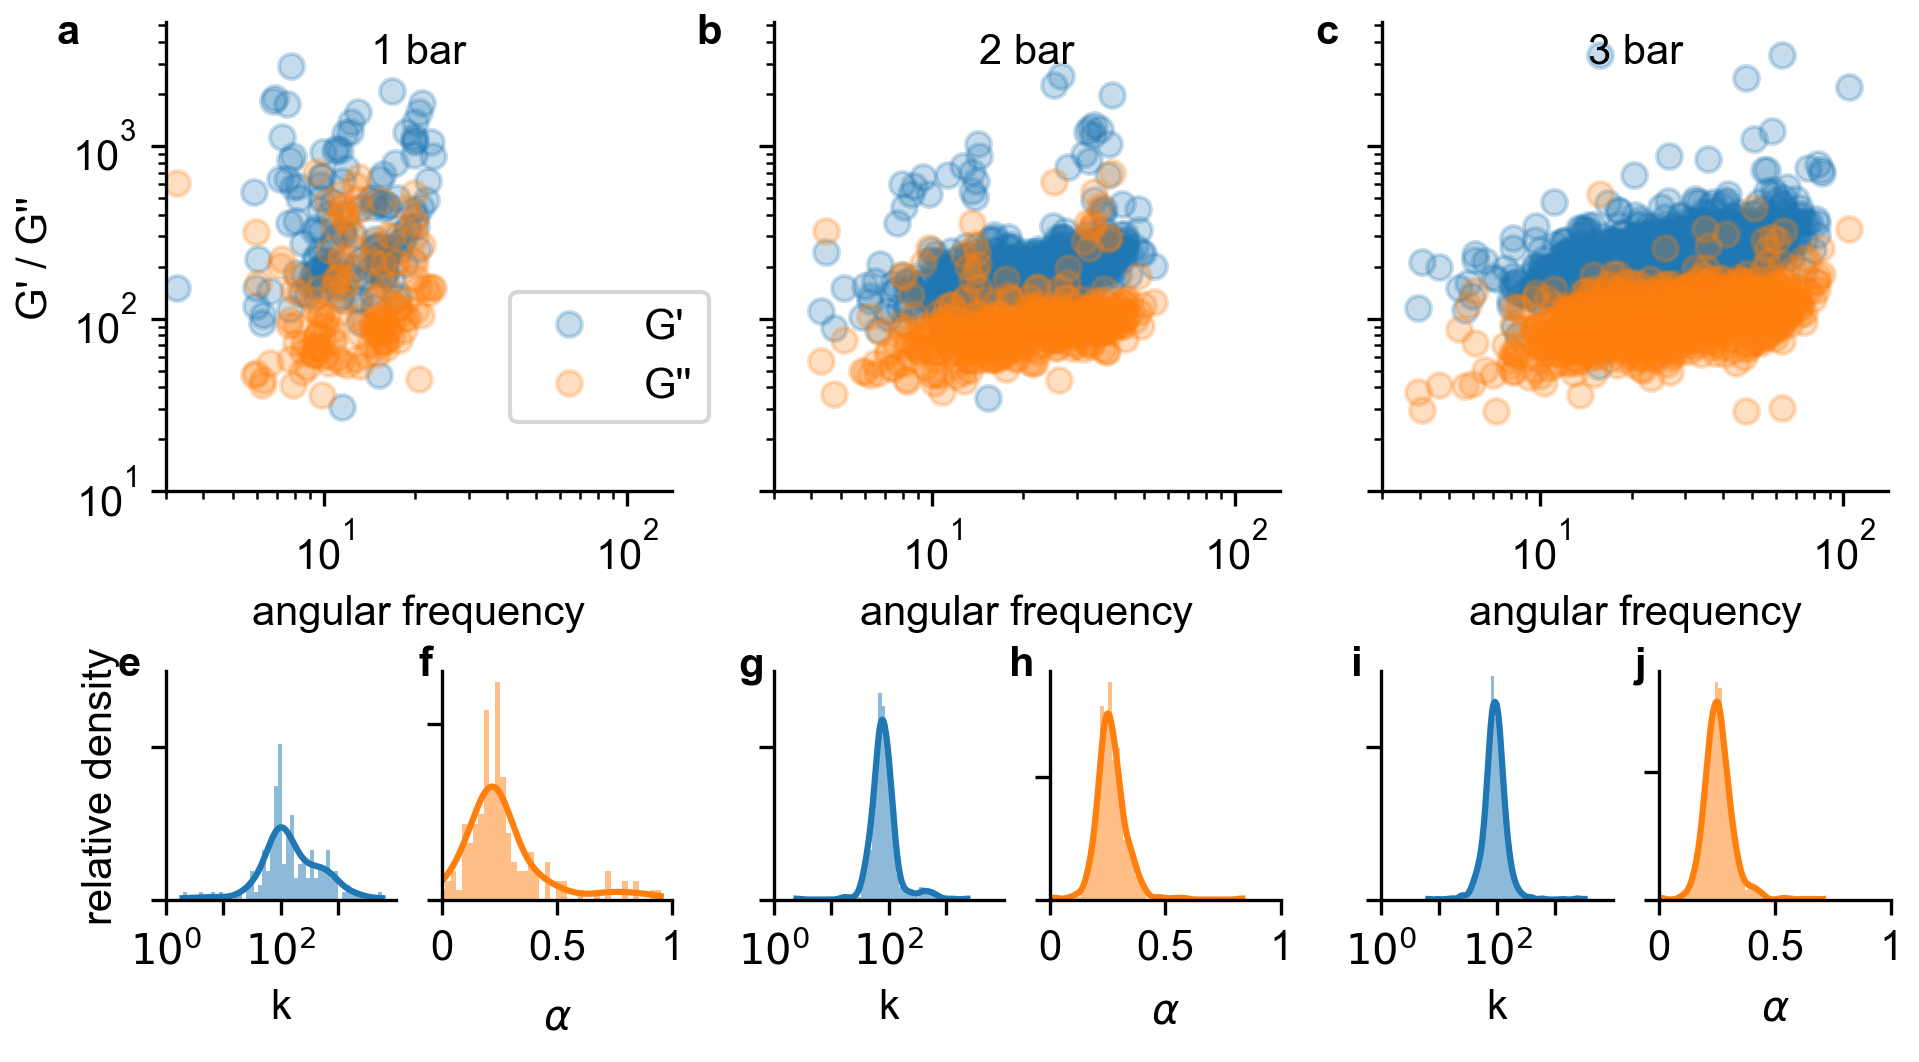

Python code for this plot:
# -*- coding: utf-8 -*-
import matplotlib.pyplot as plt
from deformationcytometer.evaluation.helper_functions import plotDensityScatter, load_all_data, plotBinnedData
from deformationcytometer.evaluation.helper_functions import plotDensityScatter, load_all_data, get_cell_properties
from deformationcytometer.evaluation.helper_functions import plot_velocity_fit, plot_density_hist, \
    plotDensityLevels, plotBinnedData
import numpy as np

import pylustrator
pylustrator.start()

numbers = []
data_list = []
config_list = []
for index, pressure in enumerate([1, 2, 3]):
    data, config = load_all_data([
#    r"\\131.188.117.96\biophysDS\emirzahossein\microfluidic cell rhemeter data\microscope4\2020_july\2020_07_29_aslginate2%_NIH_diff_x_position_2\inlet\[0-9]\*_result.txt",
#    r"\\131.188.117.96\biophysDS\emirzahossein\microfluidic cell rhemeter data\microscope4\2020_july\2020_07_29_aslginate2%_NIH_diff_x_position_3\inlet\[0-9]\*_result.txt",
     r"\\131.188.117.96\biophysDS\emirzahossein\microfluidic cell rhemeter data\microscope_1\september_2020\2020_09_16_alginate2%_NIH_tanktreading\*\*_result.txt",
    ], pressure=pressure)
    data_list.append(data)
    config_list.append(config)

ranges = [
    np.arange(10, 80, 20),
    np.arange(10, 180, 20),
    np.arange(10, 280, 20),
]
colors = [
    "#d68800",
    "#d40000",
    "#b00038",
]

for index, pressure in enumerate([1, 2, 3]):
    ax = plt.subplot(2, 3, index+1)
    data = data_list[index]
    config = config_list[index]

    plt.loglog(data.omega, data.Gp1, "o", alpha=0.25, label="G'")
    plt.loglog(data.omega, data.Gp2, "o", alpha=0.25, label="G''")
    plt.ylabel("G' / G''")
    plt.xlabel("angular frequency")

    ax = plt.subplot(2, 6, 6+2*index+1)
    plot_density_hist(np.log10(data.k_cell), color="C0")
    plt.xlabel("log10(k)")
    plt.ylabel("relative density")

    ax = plt.subplot(2, 6, 6+2*index+2)
    plt.xlim(0, 1)
    plot_density_hist(data.alpha_cell, color="C1")
    plt.xlabel("alpha")

    numbers.append(len(data.rp))
    print(config)

print("numbers", numbers)

#% start: automatic generated code from pylustrator
plt.figure(1).ax_dict = {ax.get_label(): ax for ax in plt.figure(1).axes}
import matplotlib as mpl
plt.figure(1).set_size_inches(16.250000/2.54, 9.000000/2.54, forward=True)
plt.figure(1).axes[0].set_xlim(3.0, 140.72848219623265)
plt.figure(1).axes[0].set_ylim(10.0, 5183.4642318175)
plt.figure(1).axes[0].legend()
plt.figure(1).axes[0].set_position([0.086243, 0.536754, 0.264021, 0.441165])
plt.figure(1).axes[0].spines['right'].set_visible(False)
plt.figure(1).axes[0].spines['top'].set_visible(False)
plt.figure(1).axes[0].get_legend()._set_loc((0.680252, 0.148377))
plt.figure(1).axes[0].text(0.5, 0.5, 'New Text', transform=plt.figure(1).axes[0].transAxes)  # id=plt.figure(1).axes[0].texts[0].new
plt.figure(1).axes[0].texts[0].set_position([-0.214366, 0.956803])
plt.figure(1).axes[0].texts[0].set_text("a")
plt.figure(1).axes[0].texts[0].set_weight("bold")
plt.figure(1).axes[0].text(0.5, 0.5, 'New Text', transform=plt.figure(1).axes[0].transAxes)  # id=plt.figure(1).axes[0].texts[1].new
plt.figure(1).axes[0].texts[1].set_ha("center")
plt.figure(1).axes[0].texts[1].set_position([0.500000, 0.913771])
plt.figure(1).axes[0].texts[1].set_text("1 bar")
plt.figure(1).axes[1].set_xlim(0.0, 4.0)
plt.figure(1).axes[1].set_ylim(0.0, 3.0)
plt.figure(1).axes[1].set_xticks([0.0, 1.0, 2.0, 3.0])
plt.figure(1).axes[1].set_yticks([0.0, 2.0])
plt.figure(1).axes[1].set_xticklabels(["$10^0$", "", "$10^2$", ""], fontsize=10.0, fontweight="normal", color="black", fontstyle="normal", fontname="Arial", horizontalalignment="center")
plt.figure(1).axes[1].set_yticklabels(["", ""], fontsize=10)
plt.figure(1).axes[1].set_position([0.086243, 0.152804, 0.120010, 0.214814])
plt.figure(1).axes[1].set_xticklabels([""], minor=True)
plt.figure(1).axes[1].set_xticks([np.nan], minor=True)
plt.figure(1).axes[1].spines['right'].set_visible(False)
plt.figure(1).axes[1].spines['top'].set_visible(False)
plt.figure(1).axes[1].text(0.5, 0.5, 'New Text', transform=plt.figure(1).axes[1].transAxes)  # id=plt.figure(1).axes[1].texts[0].new
plt.figure(1).axes[1].texts[0].set_position([-0.208234, 0.982666])
plt.figure(1).axes[1].texts[0].set_text("e")
plt.figure(1).axes[1].texts[0].set_weight("bold")
plt.figure(1).axes[1].get_xaxis().get_label().set_text("k")
plt.figure(1).axes[2].set_xlim(0.0, 1.0)
plt.figure(1).axes[2].set_xticks([0.0, 0.5, 1.0])
plt.figure(1).axes[2].set_xticklabels(["0", "0.5", "1"], fontsize=10.0, fontweight="normal", color="black", fontstyle="normal", fontname="Arial", horizontalalignment="center")
plt.figure(1).axes[2].set_yticklabels([])
plt.figure(1).axes[2].set_position([0.230255, 0.152804, 0.120010, 0.214814])
plt.figure(1).axes[2].set_ylabel('')
plt.figure(1).axes[2].spines['right'].set_visible(False)
plt.figure(1).axes[2].spines['top'].set_visible(False)
plt.figure(1).axes[2].xaxis.labelpad = 7.520000
plt.figure(1).axes[2].text(0.5, 0.5, 'New Text', transform=plt.figure(1).axes[2].transAxes)  # id=plt.figure(1).axes[2].texts[0].new
plt.figure(1).axes[2].texts[0].set_position([-0.100000, 0.982666])
plt.figure(1).axes[2].texts[0].set_text("f")
plt.figure(1).axes[2].texts[0].set_weight("bold")
plt.figure(1).axes[2].get_xaxis().get_label().set_text("$\\alpha$")
plt.figure(1).axes[3].set_xlim(3.0, 140.72848219623265)
plt.figure(1).axes[3].set_ylim(10.0, 5183.4642318175)
plt.figure(1).axes[3].set_yticks([10.0, 100.0, 1000.0])
plt.figure(1).axes[3].set_yticklabels([])
plt.figure(1).axes[3].set_position([0.403069, 0.536754, 0.264021, 0.441165])
plt.figure(1).axes[3].set_ylabel('')
plt.figure(1).axes[3].spines['right'].set_visible(False)
plt.figure(1).axes[3].spines['top'].set_visible(False)
plt.figure(1).axes[3].text(0.5, 0.5, 'New Text', transform=plt.figure(1).axes[3].transAxes)  # id=plt.figure(1).axes[3].texts[0].new
plt.figure(1).axes[3].texts[0].set_position([-0.153047, 0.956803])
plt.figure(1).axes[3].texts[0].set_text("b")
plt.figure(1).axes[3].texts[0].set_weight("bold")
plt.figure(1).axes[3].text(0.5, 0.5, 'New Text', transform=plt.figure(1).axes[3].transAxes)  # id=plt.figure(1).axes[3].texts[1].new
plt.figure(1).axes[3].texts[1].set_ha("center")
plt.figure(1).axes[3].texts[1].set_position([0.500000, 0.913771])
plt.figure(1).axes[3].texts[1].set_text("2 bar")
plt.figure(1).axes[3].get_yaxis().get_label().set_text("")
plt.figure(1).axes[4].set_xlim(0.0, 4.0)
plt.figure(1).axes[4].set_ylim(0.0, 3.0)
plt.figure(1).axes[4].set_xticks([0.0, 1.0, 2.0, 3.0])
plt.figure(1).axes[4].set_yticks([0.0, 2.0])
plt.figure(1).axes[4].set_xticklabels(["$10^0$", "", "$10^2$", ""], fontsize=10.0, fontweight="normal", color="black", fontstyle="normal", fontname="Arial", horizontalalignment="center")
plt.figure(1).axes[4].set_yticklabels(["", ""], fontsize=10)
plt.figure(1).axes[4].set_position([0.403069, 0.152804, 0.120103, 0.214814])
plt.figure(1).axes[4].set_xticklabels([""], minor=True)
plt.figure(1).axes[4].set_xticks([np.nan], minor=True)
plt.figure(1).axes[4].set_ylabel('')
plt.figure(1).axes[4].spines['right'].set_visible(False)
plt.figure(1).axes[4].spines['top'].set_visible(False)
plt.figure(1).axes[4].text(0.5, 0.5, 'New Text', transform=plt.figure(1).axes[4].transAxes)  # id=plt.figure(1).axes[4].texts[0].new
plt.figure(1).axes[4].texts[0].set_position([-0.153766, 0.982666])
plt.figure(1).axes[4].texts[0].set_text("g")
plt.figure(1).axes[4].texts[0].set_weight("bold")
plt.figure(1).axes[4].get_xaxis().get_label().set_text("k")
plt.figure(1).axes[5].set_xlim(0.0, 1.0)
plt.figure(1).axes[5].set_xticks([0.0, 0.5, 1.0])
plt.figure(1).axes[5].set_xticklabels(["0", "0.5", "1"], fontsize=10.0, fontweight="normal", color="black", fontstyle="normal", fontname="Arial", horizontalalignment="center")
plt.figure(1).axes[5].set_yticklabels([])
plt.figure(1).axes[5].set_position([0.547192, 0.152804, 0.120103, 0.214814])
plt.figure(1).axes[5].set_ylabel('')
plt.figure(1).axes[5].spines['right'].set_visible(False)
plt.figure(1).axes[5].spines['top'].set_visible(False)
plt.figure(1).axes[5].xaxis.labelpad = 6.080000
plt.figure(1).axes[5].text(0.5, 0.5, 'New Text', transform=plt.figure(1).axes[5].transAxes)  # id=plt.figure(1).axes[5].texts[0].new
plt.figure(1).axes[5].texts[0].set_position([-0.180726, 0.982666])
plt.figure(1).axes[5].texts[0].set_text("h")
plt.figure(1).axes[5].texts[0].set_weight("bold")
plt.figure(1).axes[5].get_xaxis().get_label().set_text("$\\alpha$")
plt.figure(1).axes[6].set_xlim(3.0, 140.72848219623265)
plt.figure(1).axes[6].set_ylim(10.0, 5183.4642318175)
plt.figure(1).axes[6].set_yticklabels([])
plt.figure(1).axes[6].set_position([0.719895, 0.536754, 0.264021, 0.441165])
plt.figure(1).axes[6].set_ylabel('')
plt.figure(1).axes[6].spines['right'].set_visible(False)
plt.figure(1).axes[6].spines['top'].set_visible(False)
plt.figure(1).axes[6].text(0.5, 0.5, 'New Text', transform=plt.figure(1).axes[6].transAxes)  # id=plt.figure(1).axes[6].texts[0].new
plt.figure(1).axes[6].texts[0].set_position([-0.131585, 0.956803])
plt.figure(1).axes[6].texts[0].set_text("c")
plt.figure(1).axes[6].texts[0].set_weight("bold")
plt.figure(1).axes[6].text(0.5, 0.5, 'New Text', transform=plt.figure(1).axes[6].transAxes)  # id=plt.figure(1).axes[6].texts[1].new
plt.figure(1).axes[6].texts[1].set_ha("center")
plt.figure(1).axes[6].texts[1].set_position([0.500000, 0.913771])
plt.figure(1).axes[6].texts[1].set_text("3 bar")
plt.figure(1).axes[7].set_xlim(0.0, 4.0)
plt.figure(1).axes[7].set_ylim(0.0, 3.0)
plt.figure(1).axes[7].set_xticks([0.0, 1.0, 2.0, 3.0])
plt.figure(1).axes[7].set_yticks([0.0, 2.0])
plt.figure(1).axes[7].set_xticklabels(["$10^0$", "", "$10^2$", ""], fontsize=10.0, fontweight="normal", color="black", fontstyle="normal", fontname="Arial", horizontalalignment="center")
plt.figure(1).axes[7].set_yticklabels(["", ""], fontsize=10)
plt.figure(1).axes[7].set_position([0.719640, 0.152804, 0.120717, 0.214814])
plt.figure(1).axes[7].set_xticklabels([""], minor=True)
plt.figure(1).axes[7].set_xticks([np.nan], minor=True)
plt.figure(1).axes[7].set_ylabel('')
plt.figure(1).axes[7].spines['right'].set_visible(False)
plt.figure(1).axes[7].spines['top'].set_visible(False)
plt.figure(1).axes[7].text(0.5, 0.5, 'New Text', transform=plt.figure(1).axes[7].transAxes)  # id=plt.figure(1).axes[7].texts[0].new
plt.figure(1).axes[7].texts[0].set_position([-0.130322, 0.982666])
plt.figure(1).axes[7].texts[0].set_text("i")
plt.figure(1).axes[7].texts[0].set_weight("bold")
plt.figure(1).axes[7].get_xaxis().get_label().set_text("k")
plt.figure(1).axes[8].set_xlim(0.0, 1.0)
plt.figure(1).axes[8].set_xticks([0.0, 0.5, 1.0])
plt.figure(1).axes[8].set_xticklabels(["0", "0.5", "1"], fontsize=10.0, fontweight="normal", color="black", fontstyle="normal", fontname="Arial", horizontalalignment="center")
plt.figure(1).axes[8].set_yticklabels([])
plt.figure(1).axes[8].set_position([0.864501, 0.152804, 0.120717, 0.214814])
plt.figure(1).axes[8].set_ylabel('')
plt.figure(1).axes[8].spines['right'].set_visible(False)
plt.figure(1).axes[8].spines['top'].set_visible(False)
plt.figure(1).axes[8].xaxis.labelpad = 5.360000
plt.figure(1).axes[8].text(0.5, 0.5, 'New Text', transform=plt.figure(1).axes[8].transAxes)  # id=plt.figure(1).axes[8].texts[0].new
plt.figure(1).axes[8].texts[0].set_position([-0.104338, 0.982666])
plt.figure(1).axes[8].texts[0].set_text("j")
plt.figure(1).axes[8].texts[0].set_weight("bold")
plt.figure(1).axes[8].get_xaxis().get_label().set_text("$\\alpha$")
#% end: automatic generated code from pylustrator
plt.savefig(__file__[:-3]+".png", dpi=300)
plt.savefig(__file__[:-3]+".pdf")
plt.show()
